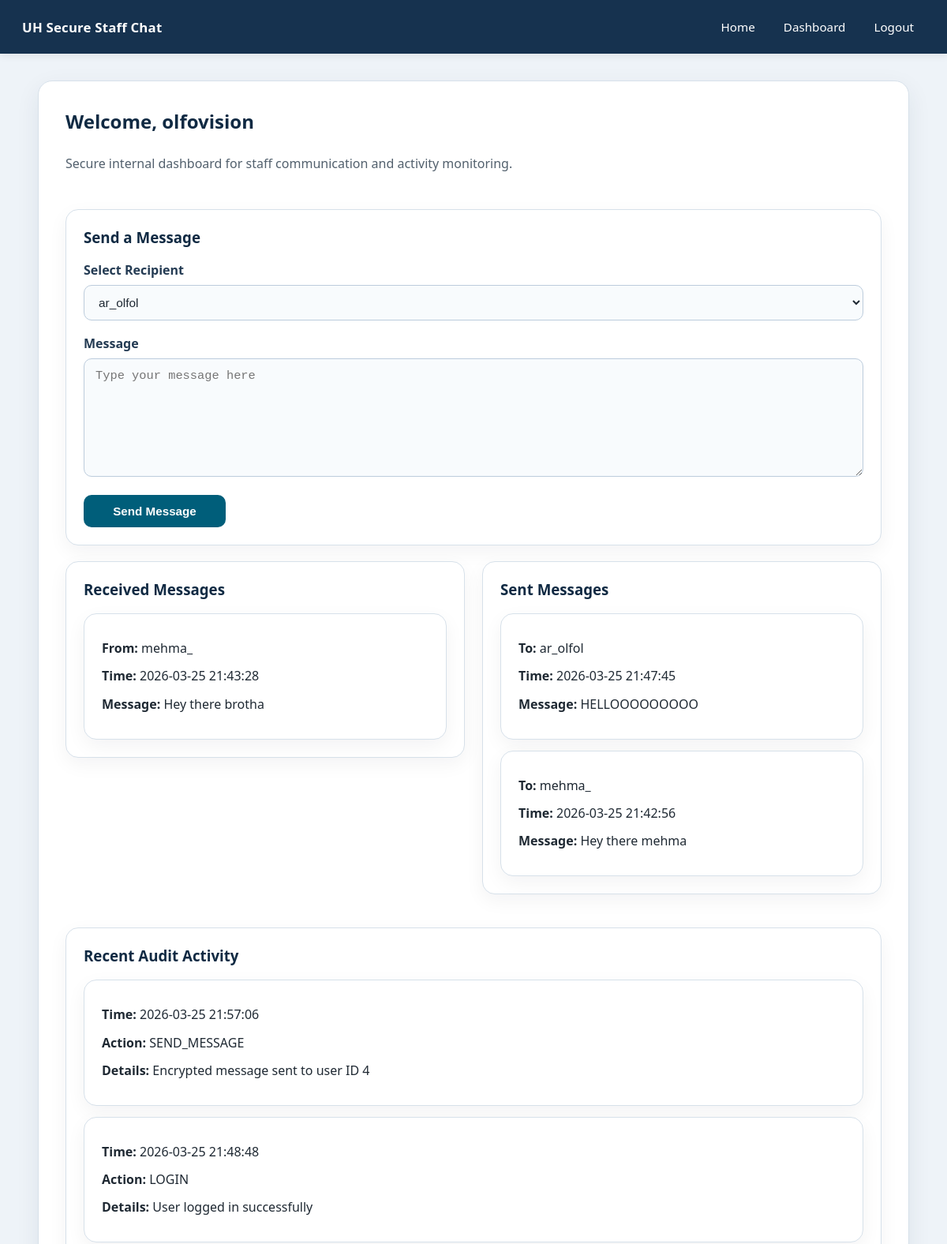
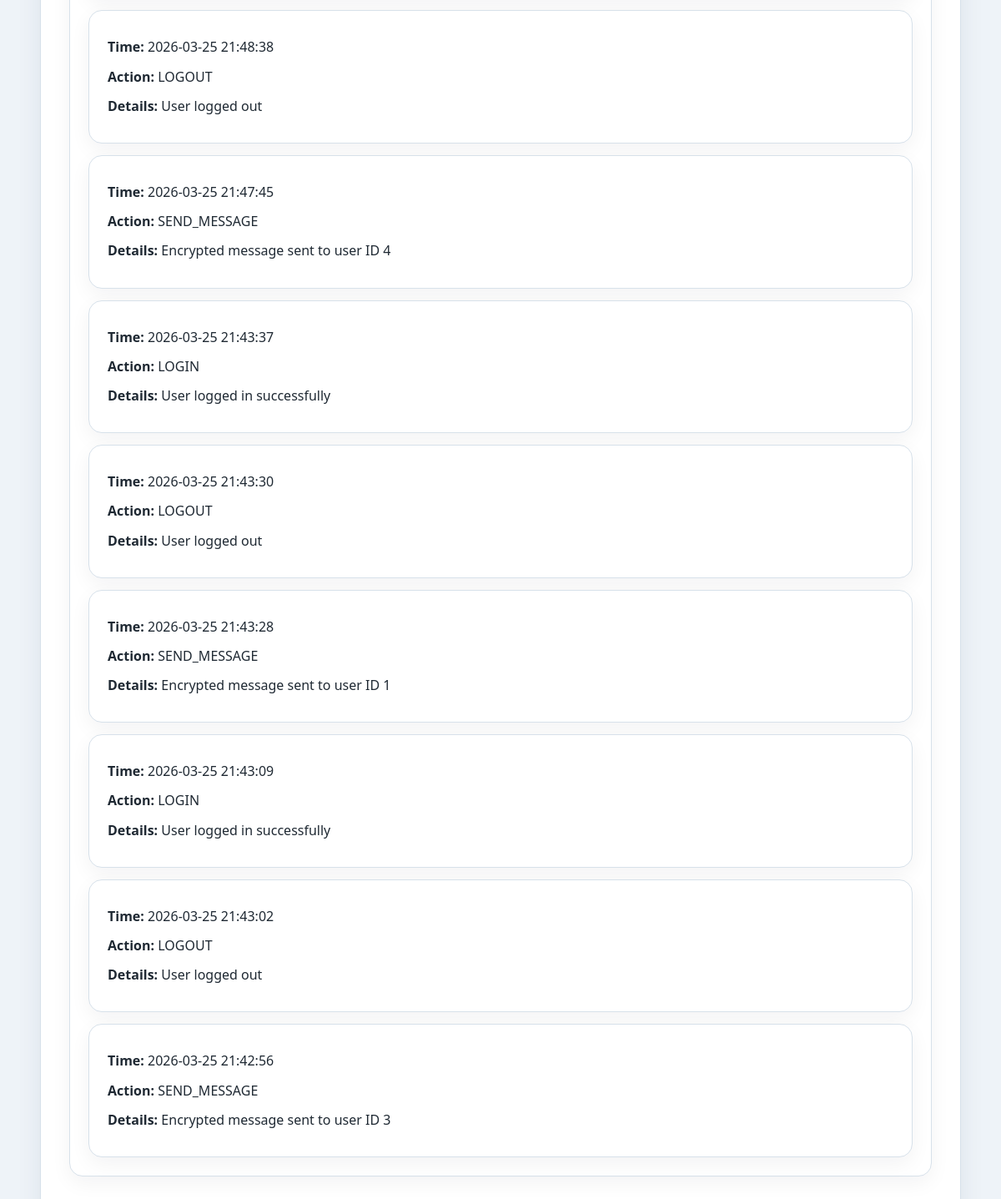
The app's page /dashboard (signed in) with its own data (2 pictures, top to bottom).
### tables this page shows
CREATE TABLE messages (
            id INTEGER PRIMARY KEY AUTOINCREMENT,
            sender_id INTEGER NOT NULL,
            receiver_id INTEGER NOT NULL,
            message_text TEXT NOT NULL,
            created_at TEXT NOT NULL,
            FOREIGN KEY (sender_id) REFERENCES users (id),
            FOREIGN KEY (receiver_id) REFERENCES users (id)
        );

CREATE TABLE users (
            id INTEGER PRIMARY KEY AUTOINCREMENT,
            username TEXT UNIQUE NOT NULL,
            password_hash TEXT NOT NULL,
            created_at TEXT NOT NULL,
            failed_attempts INTEGER DEFAULT 0,
            lock_until TEXT
        );

CREATE TABLE audit_logs (
            id INTEGER PRIMARY KEY AUTOINCREMENT,
            user_id INTEGER,
            action TEXT NOT NULL,
            details TEXT,
            created_at TEXT NOT NULL,
            FOREIGN KEY (user_id) REFERENCES users (id)
        );

### app.py (the view, shortened to what this page needs)
@app.route("/dashboard", methods=["GET", "POST"])
@login_required
def dashboard():
    conn = get_db_connection()
    users = conn.execute(
        """
        SELECT id, username
        FROM users
        WHERE id != ?
        ORDER BY username
    """,
        (session["user_id"],),
    ).fetchall()
    received_messages_raw = conn.execute(
        """
        SELECT messages.created_at, messages.message_text, users.username AS sender_name
        FROM messages
        JOIN users ON messages.sender_id = users.id
        WHERE messages.receiver_id = ?
        ORDER BY messages.created_at DESC
        """,
        (session["user_id"],),
    ).fetchall()
    received_messages = []
    for msg in received_messages_raw:
        received_messages.append(
            {
                "created_at": msg["created_at"],
                "sender_name": msg["sender_name"],
                "message_text": decrypt_message(msg["message_text"]),
            }
        )
    sent_messages_raw = conn.execute(
        """
        SELECT messages.created_at, messages.message_text, users.username AS receiver_name
        FROM messages
        JOIN users ON messages.receiver_id = users.id
        WHERE messages.sender_id = ?
        ORDER BY messages.created_at DESC
        """,
        (session["user_id"],),
    ).fetchall()
    sent_messages = []
    for msg in sent_messages_raw:
        sent_messages.append(
            {
                "created_at": msg["created_at"],
                "receiver_name": msg["receiver_name"],
                "message_text": decrypt_message(msg["message_text"]),
            }
        )
    logs = conn.execute(
        """
        SELECT created_at, action, details
        FROM audit_logs
        ORDER BY created_at DESC
        LIMIT 10
        """
    ).fetchall()
    conn.close()
    return render_template(
        "dashboard.html",
        users=users,
        received_messages=received_messages,
        sent_messages=sent_messages,
        logs=logs,
    )

### app.py (called while the page is built)
def get_db_connection():
    conn = sqlite3.connect(DATABASE)
    conn.row_factory = sqlite3.Row
    return conn

def decrypt_message(encrypted_text):
    try:
        decrypted_text = cipher.decrypt(encrypted_text.encode("utf-8"))
        return decrypted_text.decode("utf-8")
    except Exception:
        return "[Unable to decrypt message]"

def login_required(route_function):
    @wraps(route_function)
    def wrapped_function(*args, **kwargs):
        if "user_id" not in session:
            flash("Please log in first.")
            return redirect(url_for("login"))
        return route_function(*args, **kwargs)
    return wrapped_function

@app.before_request
def make_session_permanent():
    if "user_id" in session:
        session.permanent = True

### templates/dashboard.html (shortened to what this page needs)
{% extends "base.html" %}
{% block content %}
<div class="page-heading">
  <h2>Welcome, {{ session["username"] }}</h2>
  <p class="muted">
    Secure internal dashboard for staff communication and activity monitoring.
  </p>
</div>
<div class="content-card">
  <h3 style="margin-bottom: 18px;">Send a Message</h3>
  <form method="POST" class="form-container">
    <label for="receiver_id">Select Recipient</label>
    <select name="receiver_id" id="receiver_id" required>
      {% for user in users %}
      <option value="{{ user['id'] }}">{{ user['username'] }}</option>
      {% endfor %}
    </select>
    <label for="message_text">Message</label>
    <textarea
      name="message_text"
      id="message_text"
      rows="6"
      required
      placeholder="Type your message here"
    ></textarea>
    <button type="submit">Send Message</button>
  </form>
</div>
<div
  style="
    display: grid;
    grid-template-columns: 1fr 1fr;
    gap: 22px;
    align-items: start;
    margin-bottom: 22px;
  "
>
  <div class="content-card">
    <h3 style="margin-bottom: 18px;">Received Messages</h3>
    {% if received_messages %}
      <div style="display: flex; flex-direction: column; gap: 14px;">
        {% for msg in received_messages %}
        <div class="log-box" style="margin-bottom: 0;">
          <p><strong>From:</strong> {{ msg['sender_name'] }}</p>
          <p><strong>Time:</strong> {{ msg['created_at'] }}</p>
          <p><strong>Message:</strong> {{ msg['message_text'] }}</p>
        </div>
        {% endfor %}
      </div>
    {% else %}
      <p class="empty-state">No messages received yet.</p>
    {% endif %}
  </div>
  <div class="content-card">
    <h3 style="margin-bottom: 18px;">Sent Messages</h3>
    {% if sent_messages %}
      <div style="display: flex; flex-direction: column; gap: 14px;">
        {% for msg in sent_messages %}
        <div class="log-box" style="margin-bottom: 0;">
          <p><strong>To:</strong> {{ msg['receiver_name'] }}</p>
          <p><strong>Time:</strong> {{ msg['created_at'] }}</p>
          <p><strong>Message:</strong> {{ msg['message_text'] }}</p>
        </div>
        {% endfor %}
      </div>
    {% else %}
      <p class="empty-state">No sent messages yet.</p>
    {% endif %}
  </div>
</div>
<div class="content-card">
  <h3 style="margin-bottom: 18px;">Recent Audit Activity</h3>
  {% if logs %}
    <div style="display: flex; flex-direction: column; gap: 14px;">
      {% for log in logs %}
      <div class="log-box" style="margin-bottom: 0;">
        <p><strong>Time:</strong> {{ log['created_at'] }}</p>
        <p><strong>Action:</strong> {{ log['action'] }}</p>
        <p><strong>Details:</strong> {{ log['details'] }}</p>
      </div>
      {% endfor %}
    </div>
  {% else %}
    <p class="empty-state">No audit logs yet.</p>
  {% endif %}
</div>
{% endblock %}

### templates/base.html (style rules this page uses)
:root { --nav-bg: #16324f; --nav-hover: #234b73; --page-bg: #eef3f8; --panel-bg: #ffffff; --panel-border: #d7e1ea; --text-main: #1f2933; --text-soft: #52606d; --accent: #005e7a; --accent-hover: #004b61; --success-bg: #e9f7ef; --success-border: #9fd5b3; --shadow: 0 10px 30px rgba(22, 50, 79, 0.08); }
* { box-sizing: border-box; }
body { margin: 0; font-family: "Segoe UI", Tahoma, Arial, sans-serif; background: var(--page-bg); color: var(--text-main); }
h1, h2, h3, h4 { margin-top: 0; color: #102a43; }
p { line-height: 1.7; color: var(--text-main); }
.muted { color: var(--text-soft); }
.auth-card, .content-card, .log-box { background: #ffffff; border: 1px solid var(--panel-border); border-radius: 16px; padding: 22px; box-shadow: 0 8px 24px rgba(15, 23, 42, 0.05); }
.content-card { margin-bottom: 20px; }
.form-container { max-width: 100%; }
label { display: block; margin-bottom: 8px; font-weight: 600; color: #243b53; }
input, select, textarea { width: 100%; padding: 12px 14px; margin-bottom: 18px; border-radius: 10px; border: 1px solid #bcccdc; background: #f8fbfd; color: var(--text-main); font-size: 0.96rem; transition: border-color 0.2s ease, box-shadow 0.2s ease, background-color 0.2s ease; }
textarea { resize: vertical; min-height: 150px; }
button, .button-link { display: inline-flex; align-items: center; justify-content: center; min-width: 180px; padding: 12px 18px; border: none; border-radius: 10px; background: var(--accent); color: #ffffff; font-weight: 600; font-size: 0.95rem; cursor: pointer; text-decoration: none; transition: background-color 0.2s ease, transform 0.15s ease; }
.log-box { margin-bottom: 14px; overflow-wrap: break-word; word-break: break-word; line-height: 1.65; }
.log-box p { margin: 8px 0; }
.page-heading { display: flex; flex-direction: column; gap: 8px; margin-bottom: 28px; }
.page-heading h2 { margin-bottom: 0; }

### records on screen
messages: sender_name "mehma_", created_at "2026-03-25 21:43:28", message_text "Hey there brotha"
messages: receiver_name "ar_olfol", created_at "2026-03-25 21:47:45", message_text "HELLOOOOOOOOO"
messages: receiver_name "mehma_", created_at "2026-03-25 21:42:56", message_text "Hey there mehma"
audit_logs: created_at "2026-03-25 21:57:06", action "SEND_MESSAGE", details "Encrypted message sent to user ID 4"
audit_logs: created_at "2026-03-25 21:48:48", action "LOGIN", details "User logged in successfully"
audit_logs: created_at "2026-03-25 21:48:38", action "LOGOUT", details "User logged out"
audit_logs: created_at "2026-03-25 21:47:45", action "SEND_MESSAGE", details "Encrypted message sent to user ID 4"
audit_logs: created_at "2026-03-25 21:43:37", action "LOGIN", details "User logged in successfully"
audit_logs: created_at "2026-03-25 21:43:30", action "LOGOUT", details "User logged out"
audit_logs: created_at "2026-03-25 21:43:28", action "SEND_MESSAGE", details "Encrypted message sent to user ID 1"
audit_logs: created_at "2026-03-25 21:43:09", action "LOGIN", details "User logged in successfully"
audit_logs: created_at "2026-03-25 21:43:02", action "LOGOUT", details "User logged out"
audit_logs: created_at "2026-03-25 21:42:56", action "SEND_MESSAGE", details "Encrypted message sent to user ID 3"

### other values on screen
{{ session["username"] }} "olfovision"
form field receiver_id "ar_olfol"
